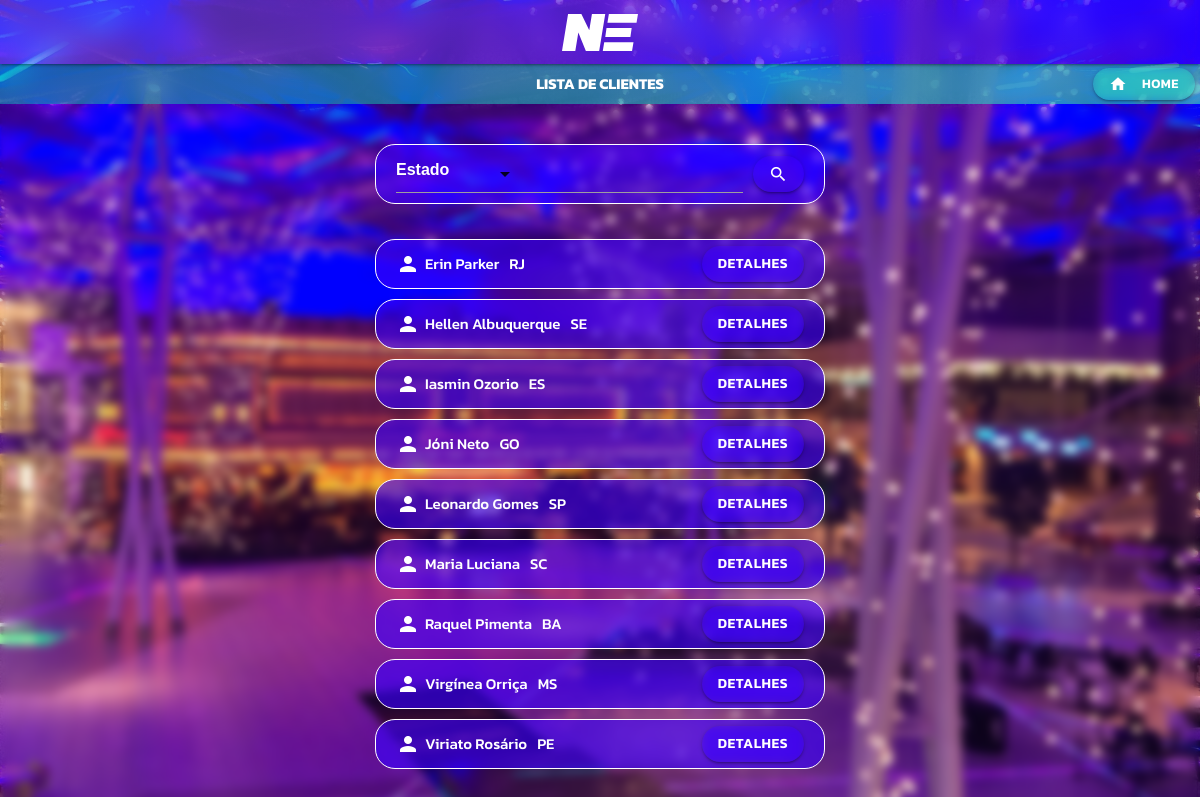
/admin/listar_cliente.php (signed in), run on the app's committed database.
### tables this page shows
CREATE TABLE `tb_user` (
  `id_user` int(11) NOT NULL,
  `cpf_user` varchar(14) NOT NULL,
  `nome_user` varchar(60) NOT NULL,
  `sobre_user` varchar(60) NOT NULL,
  `email_user` varchar(60) NOT NULL,
  `telefone_user` varchar(20) NOT NULL,
  `cep_user` int(11) NOT NULL,
  `estado_user` enum('AC','AL','AP','AM','BA','CE','DF','ES','GO','MA','MT','MS','MG','PA','PB','PR','PE','PI','RJ','RN','RS','RO','RR','SC','SP','SE','TO') NOT NULL,
  `cidade_user` varchar(50) NOT NULL,
  `bairro_user` varchar(50) NOT NULL,
  `endereco_user` varchar(80) NOT NULL,
  `numero_user` int(11) NOT NULL,
  `complemento_user` varchar(150) DEFAULT NULL,
  `por_onde_soube` varchar(200) DEFAULT NULL
);

### admin/listar_cliente.php (the view, shortened to what this page needs)
<?php
require_once '../conexao.php';
?>
<!DOCTYPE html>
<html lang="pt-br">
<head>
    <link rel="stylesheet" href="https://cdnjs.cloudflare.com/ajax/libs/jquery.mask/1.14.16/jquery.mask.min.js">
    <link rel="stylesheet" href="https://cdnjs.cloudflare.com/ajax/libs/materialize/1.0.0/css/materialize.min.css">
    <link rel="stylesheet" href="css/style.css">
</head>
<body>
    <div class="navbar-fixed">
        <nav>
            <div class="nav-wrapper bg-color">
                <a href="home.php" class="brand-logo center"><img id="nav-logo" src="img/neilyta.svg" alt="" title="Neilyta Eventos"></a>
            </div>
        </nav>
    </div>
    <div class="sec-bar">
        <p>LISTA DE CLIENTES</p>
        <a href="home.php" class="btn-small logout-btn"><i class="material-icons left">home</i>Home</a>
    </div>
    <div class="pri-container">
        <div class="list-cont">
            <div class="pesqbar">
                <form action="<?php echo $_SERVER['PHP_SELF']; ?>" method="GET">
                    <input type="text" name="busca" value="<?php if (isset($_GET['busca'])) echo $_GET['busca']; ?>">
                    <button class="btn"><i class="material-icons">search</i></button>
                </form>
            </div>
            <?php
            if (isset($_GET['busca'])) {
                $busca = $_GET['busca'];
                $estado = $_GET['filtro'];
                if ($estado != "ALL") {
                    $sql = " SELECT * FROM tb_user WHERE cpf_user LIKE '%$busca%' AND estado_user='$estado' OR nome_user LIKE '%$busca%' AND sobre_user='$estado' OR email_user LIKE '%$busca%' AND telefone_user='$estado' OR cep_user LIKE '%$busca%' AND cidade_user='$estado' OR bairro_user LIKE '%$busca%' AND estado_user='$estado' OR cpf_user LIKE '%$busca%' AND estado_user='$estado' OR complemento_user LIKE '%$busca%' AND numero_user='$estado' OR endereco_user LIKE '%$busca%' AND estado_user='$estado' ORDER BY nome_user;";
                } else {
                    $sql = "SELECT * FROM tb_user WHERE cpf_user LIKE '%$busca%' OR nome_user LIKE '%$busca%' OR email_user LIKE '%$busca%' OR cep_user LIKE '%$busca%' OR bairro_user LIKE '%$busca%' OR cpf_user LIKE '%$busca%' OR complemento_user LIKE '%$busca%' OR endereco_user LIKE '%$busca%' ORDER BY nome_user;";
                }
            } else {
                $sql = "SELECT * FROM tb_user ORDER BY nome_user;";
            }
            $query = mysqli_query($conn, $sql);
            if ($query) {
                while ($user = mysqli_fetch_assoc($query)) {
            ?>
                    <div class="list">
                        <i class="material-icons">person</i>
                        <p><?php echo $user['nome_user'] . ' ' . $user['sobre_user']; ?></p>
                        <p id="estado-list"><?php echo $user['estado_user']; ?></p>
                        <a class="btn modal-trigger" href="detalhes_cliente.php?id=<?php echo $user['id_user']; ?>">Detalhes</a>
                    </div>
            <?php
                }
            }
            ?>
        </div>
    </div>
</body>
</html>

### admin/css/style.css (style rules this page uses)
html,body { height: 100%; }
body { background-image: url(../img/background.jpg); background-attachment: fixed; background-size: cover; }
.bg-color { background: linear-gradient(90deg, #b49eff52 0%, #3b00ff9c 100%); }
#nav-logo { padding: 14px; align-self: center; }
nav { background-color: #ffffff00 !important; backdrop-filter: blur(13px) !important; }
.btn, .btn-small { border-radius: 20px; background-color: #00cfb7; font-family: 'Kanit', sans-serif; font-weight: 600; }
a { font-family: 'Kanit', sans-serif; font-weight: 500; }
.sec-bar { display: flex; height: 40px; background: linear-gradient(90deg, #00cfb770 0%, #2bd7c29e 100%); backdrop-filter: blur(13px); position: relative; margin: 0; align-items: center; justify-content: center; }
.sec-bar p { font-family: 'Kanit', sans-serif !important; font-weight: 700 !important; color: #fff !important; text-align: center !important; }
.pri-container { min-height: 100%; width: 100%; display: flex; justify-content: center; backdrop-filter: blur(5px); }
.logout-btn { position: absolute; background-color: transparent !important; backdrop-filter: blur(5px); right: 5px; transition: 0.5s; }
.list-cont { display: flex; flex-direction: column; }
.pesqbar { background-color: #3b00ff9c; backdrop-filter: blur(10px); border-radius: 20px; width: 450px; height: 60px; border: 1px solid white; display: flex; align-items: center; margin: 40px 0 30px 0; padding: 0 20px; z-index: 1000; }
.pesqbar button { font-size: 25px; margin: 0 0 0 10px; color: #fff; background-color: transparent; backdrop-filter: blur(5px); }
.pesqbar input { color: #fff !important; font-family: 'Kaint', sans-serif !important; font-weight: 600; }
.pesqbar form { display: flex; width: 100%; align-items: center; }
.list { background-color: #3b00ff9c; backdrop-filter: blur(10px); border-radius: 20px; width: 450px; height: 50px; border: 1px solid white; display: flex; align-items: center; margin: 5px 0; padding: 0 20px; }
.list i { color: #fff; }
.list p { margin: 0 5px; font-family: 'Kanit', sans-serif; font-size: 15px; color: #fff; font-weight: 500; }
.list a { position: fixed; right: 20px; background-color: transparent; backdrop-filter: blur(5px); }

### data on the page
tb_user: nome_user "Erin", sobre_user "Parker", estado_user "RJ"
tb_user: nome_user "Hellen", sobre_user "Albuquerque", estado_user "SE"
tb_user: nome_user "Iasmin", sobre_user "Ozorio", estado_user "ES"
tb_user: nome_user "Jóni", sobre_user "Neto", estado_user "GO"
tb_user: nome_user "Leonardo", sobre_user "Gomes", estado_user "SP"
tb_user: nome_user "Maria", sobre_user "Luciana", estado_user "SC"
tb_user: nome_user "Raquel", sobre_user "Pimenta", estado_user "BA"
tb_user: nome_user "Virgínea", sobre_user "Orriça", estado_user "MS"
tb_user: nome_user "Viriato", sobre_user "Rosário", estado_user "PE"
